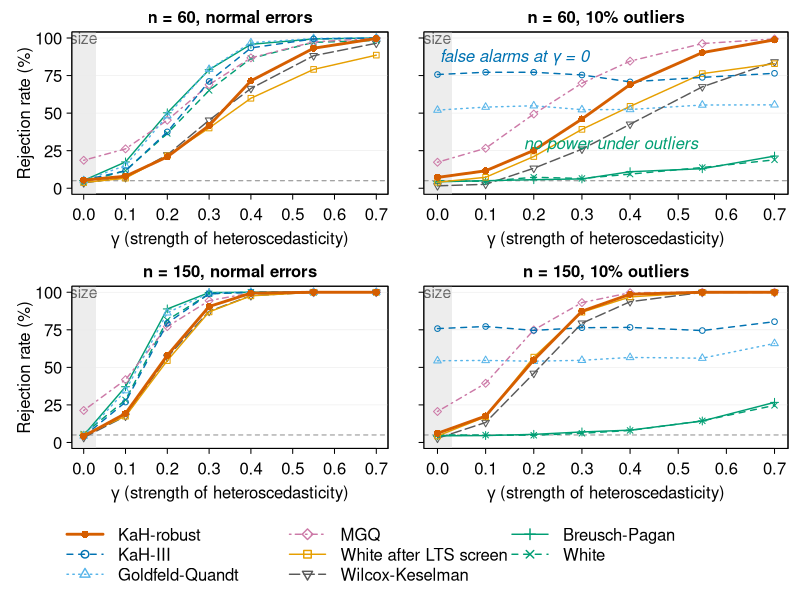

Source code (R):
# Step 23: power-curve figure (Fig7) from step 21. Rejection rate against the strength gamma of
# heteroscedasticity; the gamma = 0 column is the size. KaH-robust is the highlighted series.
a <- read.csv("power_curves.csv")
out <- "../paper_stat_papers/figures"
ser <- list(
  KaHrobust = list(lab = "KaH-robust",            col = "#D55E00", lty = 1, lwd = 2.8, pch = 16, cex = 0.95),
  KaH3      = list(lab = "KaH-III",               col = "#0072B2", lty = 2, lwd = 1.4, pch = 1,  cex = 0.75),
  GQ        = list(lab = "Goldfeld-Quandt",       col = "#56B4E9", lty = 3, lwd = 1.4, pch = 2,  cex = 0.75),
  MGQ       = list(lab = "MGQ",                   col = "#CC79A7", lty = 4, lwd = 1.4, pch = 5,  cex = 0.75),
  WhiteLTS  = list(lab = "White after LTS screen", col = "#E69F00", lty = 1, lwd = 1.4, pch = 0,  cex = 0.75),
  WK        = list(lab = "Wilcox-Keselman",       col = "grey35",  lty = 5, lwd = 1.4, pch = 6,  cex = 0.75),
  BP        = list(lab = "Breusch-Pagan",         col = "#009E73", lty = 1, lwd = 1.4, pch = 3,  cex = 0.75),
  White     = list(lab = "White",                 col = "#009E73", lty = 2, lwd = 1.4, pch = 4,  cex = 0.75))
draw_order <- c("WK", "White", "BP", "WhiteLTS", "MGQ", "GQ", "KaH3", "KaHrobust")

cairo_pdf(file.path(out, "Fig7.pdf"), width = 5.16, height = 5.6, family = "Arial", pointsize = 9)
layout(rbind(1:2, 3:4, c(5, 5)), heights = c(1, 1, 0.36))
par(mgp = c(1.9, 0.5, 0), tcl = -0.25, las = 1, cex = 1)   # layout() shrinks text to 83%; undo it
for (n in c(60, 150)) for (cont in c(FALSE, TRUE)) {
  par(mar = c(3.0, if (!cont) 3.6 else 1.2, 1.6, 0.6))
  d <- a[a$n == n & a$cont == cont, ]; d <- d[order(d$g), ]
  plot(NA, xlim = c(0, 0.7), ylim = c(0, 1), xlab = expression(gamma ~ "(strength of heteroscedasticity)"),
       ylab = if (!cont) "Rejection rate (%)" else "", yaxt = "n")
  axis(2, at = seq(0, 1, 0.25), labels = if (!cont) c("0", "25", "50", "75", "100") else FALSE)
  rect(-0.03, -0.05, 0.03, 1.05, col = "grey93", border = NA)
  text(0, 1.0, "size", cex = 0.95, col = "grey40")
  abline(h = 0.05, lty = 2, col = "grey55")
  abline(h = seq(0.25, 1, 0.25), col = "grey92", lwd = 0.6)
  for (s in draw_order) {
    z <- ser[[s]]
    lines(d$g, d[[s]], col = z$col, lty = z$lty, lwd = z$lwd)
    points(d$g, d[[s]], col = z$col, pch = z$pch, cex = z$cex)
  }
  mtext(sprintf("n = %d, %s", n, if (cont) "10% outliers" else "normal errors"), side = 3, line = 0.25, cex = 1,
        font = 2)
  if (cont && n == 60) {                         # read the contaminated panel for the reader
    text(0.005, 0.87, "false alarms at γ = 0", cex = 1, font = 3, col = "#0072B2", adj = 0)
    text(0.36, 0.29, "no power under outliers", cex = 1, font = 3, col = "#009E73")
  }
  box()
}
par(mar = c(0, 0, 0, 0)); plot.new()
legend("center", ncol = 3, bty = "n", cex = 1,
       legend = sapply(ser, `[[`, "lab"), col = sapply(ser, `[[`, "col"), lty = sapply(ser, `[[`, "lty"),
       lwd = sapply(ser, `[[`, "lwd"), pch = sapply(ser, `[[`, "pch"), seg.len = 2.4)
dev.off()
cat("Fig7.pdf (power curves) written\n")
